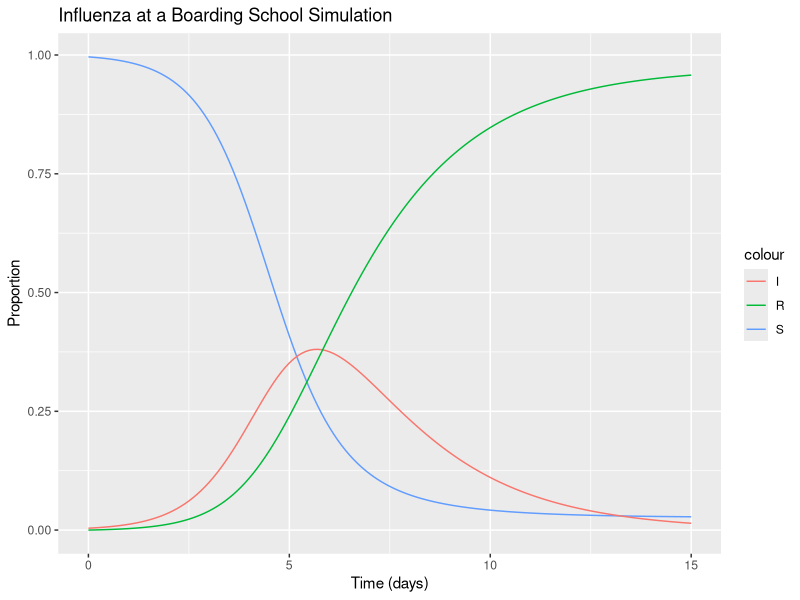
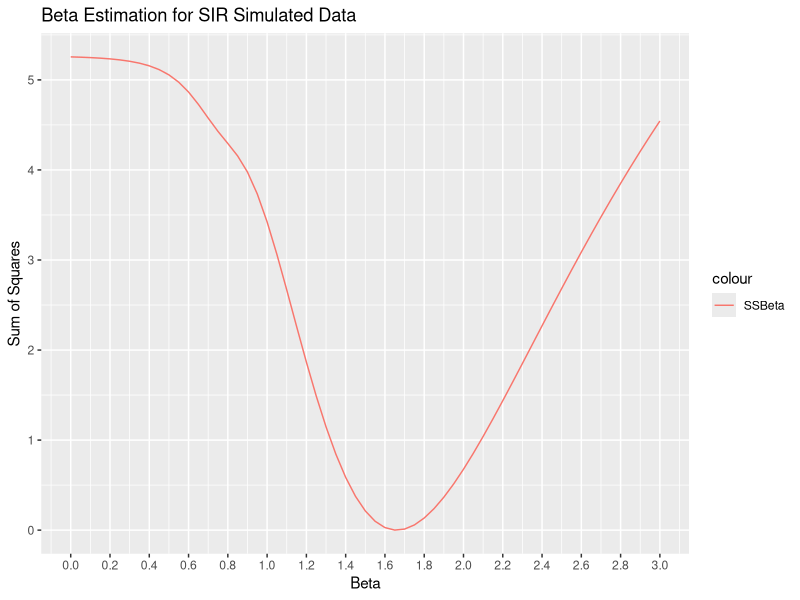

The R source for these figures, in order:
## ---- chunk 1
knitr::opts_chunk$set(echo = TRUE)
## ---- chunk 2
library(deSolve)
library(ggplot2)

SIRsim <- function (parameters = NULL, initial = NULL, time = NULL, ...) ## parameters should be a vector of beta and gamman, initial should be a vector of S(o), T(o), R(o), and time should be start time, end time, dt.
{
  evalODE <- function(parameters = NULL, initial = NULL, time = NULL) {
    diff_eqs <- function(time, initial, parameters) { # diff equations for SIR
      with(as.list(c(initial, parameters)), {
        dS <- -beta * S * I
        dI <- beta * S * I - gamma * I
        dR <- gamma * I
        list(c(dS, dI, dR)) # output them as a list
      })
    }
    
    eval <- ode(times = time, func = diff_eqs, y = initial, # solve the ode using euler method
                  parms = parameters, method = "euler", ...)
    return(eval) # evalODE returns the solved ODE's given the parameters/conditions
  }
  output <- evalODE(parameters,initial,time) # save the output of evalODE
  return(list(model = evalODE, pars = parameters, init = initial, 
              time = time, results = as.data.frame(output))) # return as a list with other columns
}

plotSIR <- function(output) { # output should be a dataframe (or list) output from SIRsim
  ggplot(output$results, aes(time)) + 
    geom_line(aes(y = S, color = "S")) + 
    geom_line(aes(y = I, color = "I")) +
    geom_line(aes(y = R, color = "R")) +
    labs(x="Time (days)", y= "Proportion") +
    ggtitle("Influenza at a Boarding School Simulation")
}

check100 <- function(output, epsilon) { # checks if S + I + R = 1 +- eps for all rows
  test = TRUE
  for (row in (1:nrow(output$results))){ # keep test true if all add to 1, false if one row does not
    if ((output$results$S[row] + output$results$I[row] + output$results$R[row]) > (1 + epsilon)) {
      test = FALSE
    }
    if ((output$results$S[row] + output$results$I[row] + output$results$R[row]) < (1 - epsilon)) {
      test = FALSE
    }
  }
  return(test)
}
## ---- chunk 3
estimateBeta <- function(data, beta, gamma, initial, time) {
  j = 0
  i = 1
  emptyMatrix = matrix(,nrow=((3/.05)+1),ncol=2) # create empty matrix of the correct size
  tempVar = beta # set initial beta equal to a temp variable
  
  while (beta <= (tempVar + 3)) { # loop through betas until you get to initial beta plus 3
    SSBeta = 0 # (re)initialize SS to be zero
    parameters <- c(beta = beta, gamma = gamma) # save new beta as it goes through the loop
    sim <- SIRsim(parameters,initial,time) # solve the ODE's given that beta
    for (j in seq(1,nrow(data$results))) { # loop through each t to compute the residuals
      SSBeta = SSBeta + (sim$results$I[j] - data$results$I[j])^2
    }
    emptyMatrix[i,] <- c(beta, SSBeta) # put beta and SSbeta into the matrix
    i = i + 1 # update row of matrix
    j = 0 # reset j to be zero
    beta = beta + .05 # .05 is arbitrary, will probably make it into a parameter of the function so it can be changed easily
  }
  colnames(emptyMatrix) <- c("Beta", "SSBeta") # change the col names
  return(emptyMatrix)
}

graphBetaEstimates <- function(matrix) { # takes matrix of betas and SSBeta
  tempDF <- as.data.frame(betaMatrix)
  ggplot(tempDF, aes(Beta)) + 
    geom_line(aes(y = SSBeta, color = "SSBeta")) + 
    labs(x="Beta", y= "Sum of Squares") +
    ggtitle("Beta Estimation for SIR Simulated Data")+
    scale_x_continuous(breaks = scales::pretty_breaks(n = 20))  # set x-scale to be something smaller than default
}
## ---- chunk 4
### Simulating
parameters <- c(beta = 1.66, gamma = (1/2.2)) # Beta, Gamma
initial <- c(S = (760/763), I = (3/763), R = 0) # S(o), I(o), R(o)
time <- seq(0,15,.1) # T0 to T by dt
influenzaTest <- SIRsim(parameters,initial,time)
influenzaTest

### Testing that it worked correctly
check100(influenzaTest,.000001)

## Plotting
plotSIR(influenzaTest)

betaMatrix <- estimateBeta(influenzaTest, 0, (1/2.2), initial, time)
graphBetaEstimates(betaMatrix)
